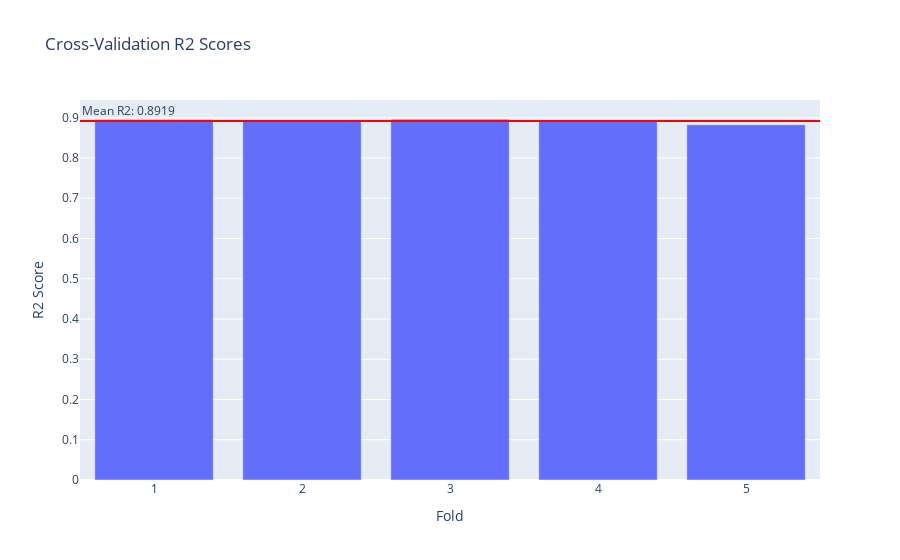

Notebook source saved alongside this figure:
### Code cell
# 重新培训最佳模型
rf_best = grid_search.best_estimator_
rf_best.fit(X_train, y_train)

y_pred_best = rf_best.predict(X_test)

# 3. KFold 交叉验证
print("Performing K-Fold Cross-Validation...")
kf = KFold(n_splits=5, shuffle=True, random_state=42)
cv_scores = cross_val_score(rf_best, X_train, y_train, cv=kf, scoring='r2')

mean_cv_score = np.mean(cv_scores)

cv_df = pd.DataFrame({"Fold": list(range(1, 6)), "R2 Score": cv_scores})
fig_cv = px.bar(cv_df, x="Fold", y="R2 Score", title="Cross-Validation R2 Scores")
fig_cv.add_hline(y=mean_cv_score, line_dash="solid", line_color="red", 
                 annotation_text=f"Mean R2: {mean_cv_score:.4f}", annotation_position="top left")

fig_cv.write_html('rf_reports/figures/cv_scores.html')
fig_cv.show()
print("✓ Saved CV scores plot")

### Figure 1 — Plotly figure (JSON) as saved in the notebook; plotly's stock layout.template omitted (floating-point values rounded to 4 significant figures)
{"data": [{"hovertemplate": "Fold=%{x}<br>R2 Score=%{y}<extra></extra>", "legendgroup": "", "marker": {"color": "#636efa", "pattern": {"shape": ""}}, "name": "", "orientation": "v", "showlegend": false, "textposition": "auto", "type": "bar", "x": [1, 2, 3, 4, 5], "xaxis": "x", "y": [0.8954, 0.8935, 0.8963, 0.892, 0.8826], "yaxis": "y"}], "layout": {"annotations": [{"showarrow": false, "text": "Mean R2: 0.8919", "x": 0, "xanchor": "left", "xref": "x domain", "y": 0.8919, "yanchor": "bottom", "yref": "y"}], "barmode": "relative", "legend": {"tracegroupgap": 0}, "shapes": [{"line": {"color": "red", "dash": "solid"}, "type": "line", "x0": 0, "x1": 1, "xref": "x domain", "y0": 0.8919, "y1": 0.8919, "yref": "y"}], "title": {"text": "Cross-Validation R2 Scores"}, "xaxis": {"anchor": "y", "domain": [0, 1], "title": {"text": "Fold"}}, "yaxis": {"anchor": "x", "domain": [0, 1], "title": {"text": "R2 Score"}}}}
